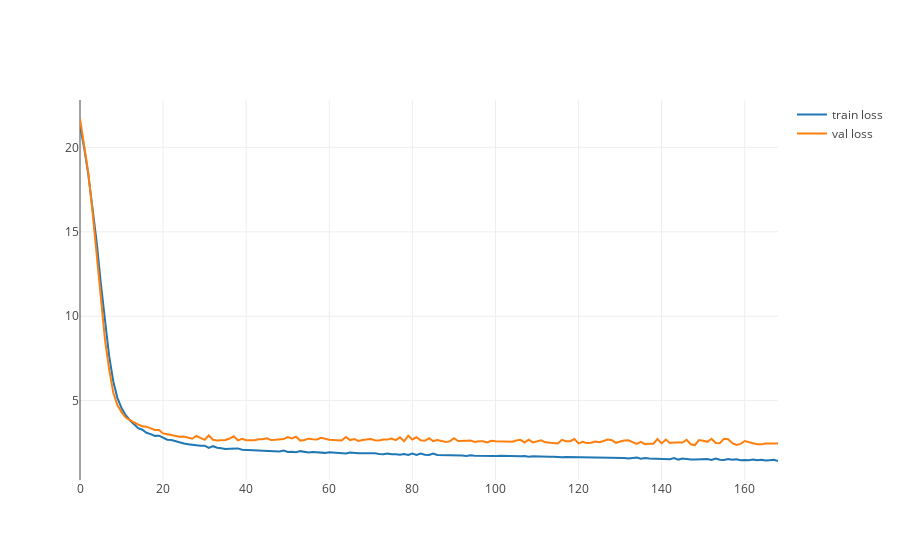

The notebook cell saved with this chart:
### Code cell
data = [
    go.Scatter(
        x=history.epoch,
        y=history.history['mean_absolute_error'],
        name='train loss'
    ),
    go.Scatter(
        x=history.epoch,
        y=history.history['val_mean_absolute_error'],
        name='val loss'
    )
]

plotly.offline.iplot(data)

### Figure 1 — Plotly figure (JSON) as saved in the notebook; plotly's stock layout.template omitted (floating-point values rounded to 4 significant figures; data arrays with more than 128 entries replaced by an {"elided": "..."} marker saying what was removed)
{"data": [{"name": "train loss", "type": "scatter", "x": {"elided": "169 int values"}, "y": {"elided": "169 float values"}}, {"name": "val loss", "type": "scatter", "x": {"elided": "169 int values"}, "y": {"elided": "169 float values"}}], "layout": {}}
